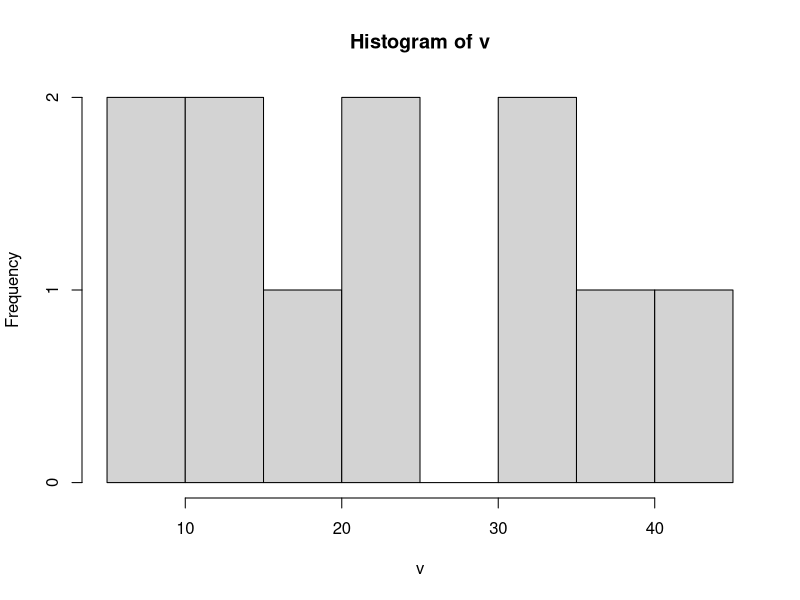
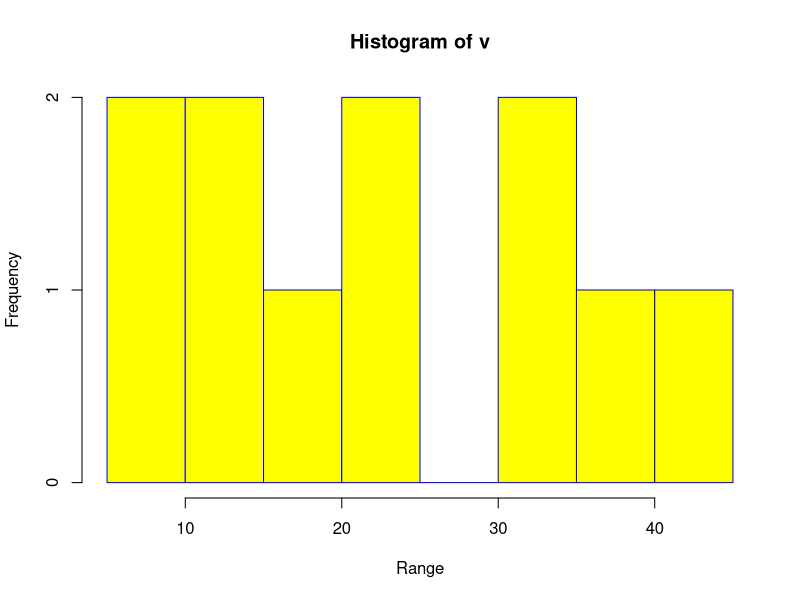
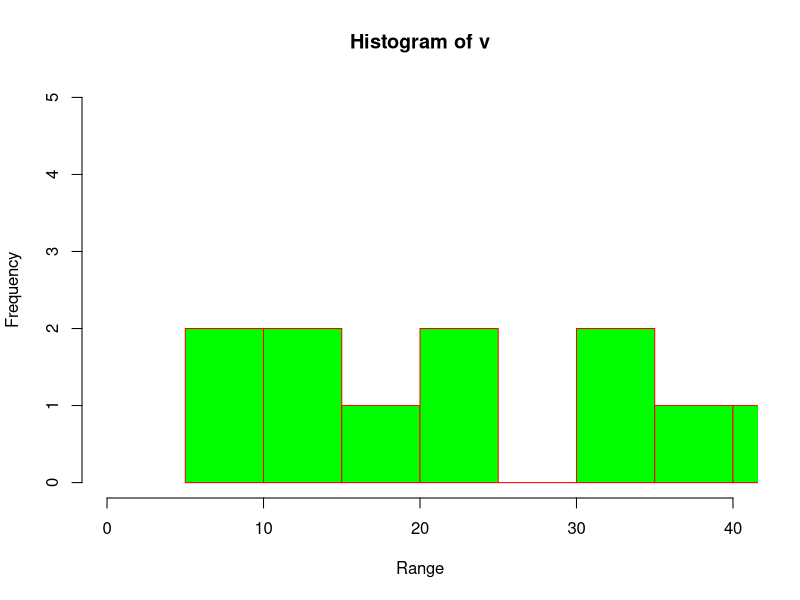

Source code (R) for these figures, in order:
# Create data for the graph.
v <-  c(9,13,21,8,36,22,12,41,31,33,19)
hist(v)

# Create the histogram.
hist(v,xlab = "Range",col = "yellow",border = "blue")


# Create data for the graph.
v <- c(9,13,21,8,36,22,12,41,31,33,19)

# Create the histogram.
hist(v,xlab = "Range",col = "green",border = "red", xlim = c(0,40), ylim = c(0,5))
?hist

# Save the file.
dev.off()